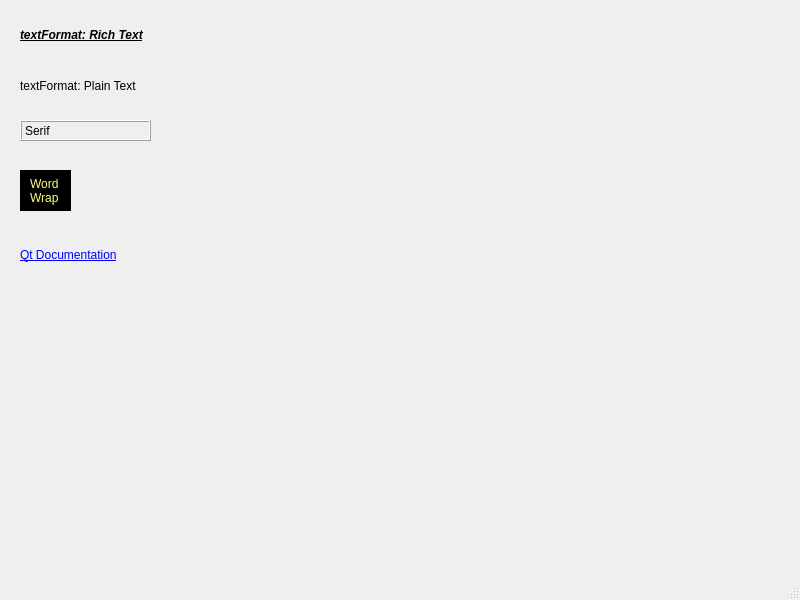
<?xml version="1.0" encoding="UTF-8"?>
<ui version="4.0">
 <class>MainWindow</class>
 <widget class="QMainWindow" name="MainWindow">
  <property name="geometry">
   <rect>
    <x>0</x>
    <y>0</y>
    <width>800</width>
    <height>600</height>
   </rect>
  </property>
  <property name="windowTitle">
   <string>MainWindow</string>
  </property>
  <widget class="QWidget" name="centralwidget">
   <widget class="QLabel" name="lblRichText">
    <property name="geometry">
     <rect>
      <x>20</x>
      <y>20</y>
      <width>251</width>
      <height>31</height>
     </rect>
    </property>
    <property name="text">
     <string>&lt;html&gt;&lt;head/&gt;&lt;body&gt;&lt;p&gt;&lt;span style=&quot; font-weight:700; font-style:italic; text-decoration: underline;&quot;&gt;textFormat: Rich Text&lt;/span&gt;&lt;/p&gt;&lt;/body&gt;&lt;/html&gt;</string>
    </property>
    <property name="textFormat">
     <enum>Qt::RichText</enum>
    </property>
   </widget>
   <widget class="QLabel" name="lblPlainText">
    <property name="geometry">
     <rect>
      <x>20</x>
      <y>70</y>
      <width>251</width>
      <height>31</height>
     </rect>
    </property>
    <property name="text">
     <string>textFormat: Plain Text</string>
    </property>
    <property name="textFormat">
     <enum>Qt::PlainText</enum>
    </property>
   </widget>
   <widget class="QLabel" name="lblBox">
    <property name="geometry">
     <rect>
      <x>20</x>
      <y>120</y>
      <width>131</width>
      <height>21</height>
     </rect>
    </property>
    <property name="styleSheet">
     <string notr="true">font: 16pt &quot;Serif&quot;;</string>
    </property>
    <property name="frameShape">
     <enum>QFrame::Box</enum>
    </property>
    <property name="frameShadow">
     <enum>QFrame::Raised</enum>
    </property>
    <property name="text">
     <string>Serif</string>
    </property>
   </widget>
   <widget class="QLabel" name="lblWordWrap">
    <property name="geometry">
     <rect>
      <x>20</x>
      <y>170</y>
      <width>51</width>
      <height>41</height>
     </rect>
    </property>
    <property name="styleSheet">
     <string notr="true">background-color: rgb(0, 0, 0);
color: rgb(255, 255, 127);</string>
    </property>
    <property name="text">
     <string>Word Wrap</string>
    </property>
    <property name="wordWrap">
     <bool>true</bool>
    </property>
    <property name="indent">
     <number>10</number>
    </property>
   </widget>
   <widget class="QLabel" name="lblUrl">
    <property name="geometry">
     <rect>
      <x>20</x>
      <y>240</y>
      <width>141</width>
      <height>31</height>
     </rect>
    </property>
    <property name="text">
     <string>&lt;a href=&quot;https://doc.qt.io&quot;&gt;Qt Documentation&lt;/a&gt;</string>
    </property>
    <property name="openExternalLinks">
     <bool>true</bool>
    </property>
   </widget>
  </widget>
  <widget class="QMenuBar" name="menubar">
   <property name="geometry">
    <rect>
     <x>0</x>
     <y>0</y>
     <width>800</width>
     <height>19</height>
    </rect>
   </property>
  </widget>
  <widget class="QStatusBar" name="statusbar"/>
 </widget>
 <resources/>
 <connections/>
</ui>
